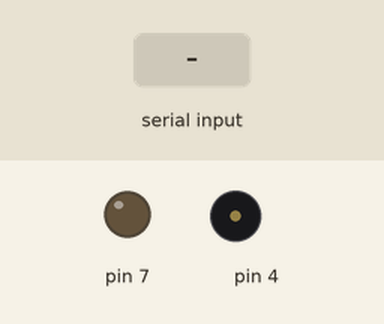
Recording of a sketch running on a simulated Arduino Uno, built with avr-gcc and run on an emulated ATmega328P. On the bench: output pins drawn as LEDs (lit = HIGH), buzzer (waves = sounding). The test bench sets the inputs (shaded band).

Above: at 1.2 s.
1.3 s: "on\n" received over Serial
At 2.5 s:
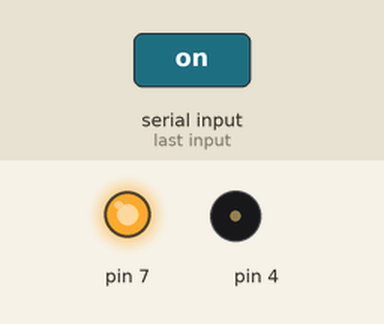
2.8 s: "1\n" received over Serial
At 3.05 s:
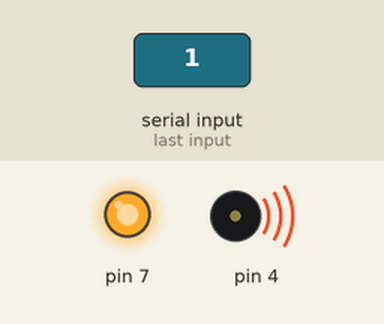
Timing chart, 0 to 5.8 s (numbered marks = the images above; inputs shaded):
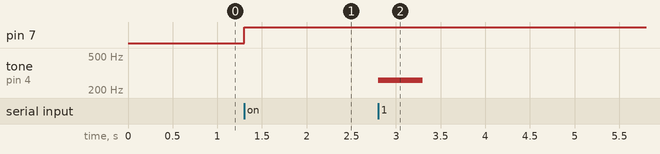

The sketch:

5.lightAndSpeaker.ino
```cpp
void setup() {
  Serial.begin(9600);
  pinMode(7, OUTPUT);
}
void loop() {

  String values[] = {"1", "2", "3", "4", "5", "6", "7", "8"};

  if (Serial.available() > 0) {

    String m = Serial.readStringUntil('\n');
        if (m == "on") {
      digitalWrite(7, HIGH);
    } else if (m == "off") {
      digitalWrite(7, LOW);
    } else {
      int frequency = 0;
      // 문자열을 정수로 변환하여 주파수 설정
      int value = m.toInt();
      switch (value) {
        case 1:
          frequency = 261; // 도
          break;
        case 2:
          frequency = 293; // 레
          break;
        case 3:
          frequency = 329; // 미
          break;
        case 4:
          frequency = 349; // 파
          break;
        case 5:
          frequency = 392; // 솔
          break;
        case 6:
          frequency = 440; // 라
          break;
        case 7:
          frequency = 493; // 시
          break;
        case 8:
          frequency = 523; // 높은 도
          break;
        default:
          // 유효하지 않은 입력 처리
          break;
      }

      if (frequency > 0) {
        tone(4, frequency, 500); // 주파수 설정
      }
    }
  }
}
```

Measured:
- after the input at 1.3 s, pin 7: LOW → HIGH at once
- after the input at 2.8 s, tone on pin 4: silent → 261 Hz at once, → silent 0.50 s later
